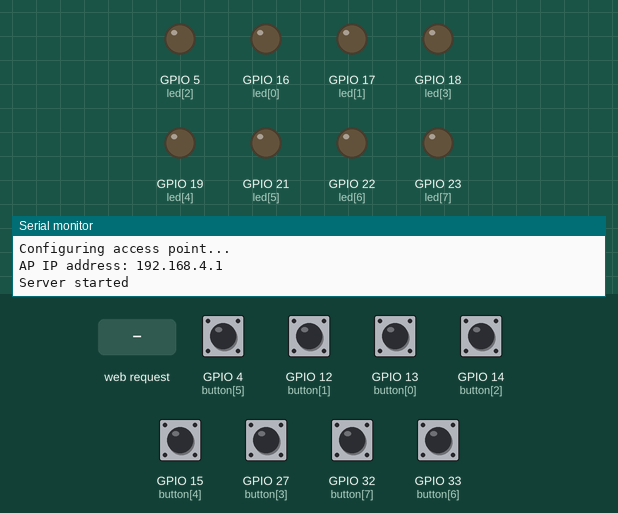
A sketch run on a simulated ESP32. Shown: output pins drawn as LEDs (lit = HIGH), the last lines printed to the serial monitor. Inputs (shaded band) come from the test bench; at power-on: GPIO 4 (button[5]), GPIO 12 (button[1]), GPIO 13 (button[0]), GPIO 14 (button[2]), GPIO 15 (button[4]), GPIO 27 (button[3]), GPIO 32 (button[7]), GPIO 33 (button[6]) HIGH.

Above: at 1.2 s.
1.3 s: HTTP request GET /H1 received
At 1.7 s:
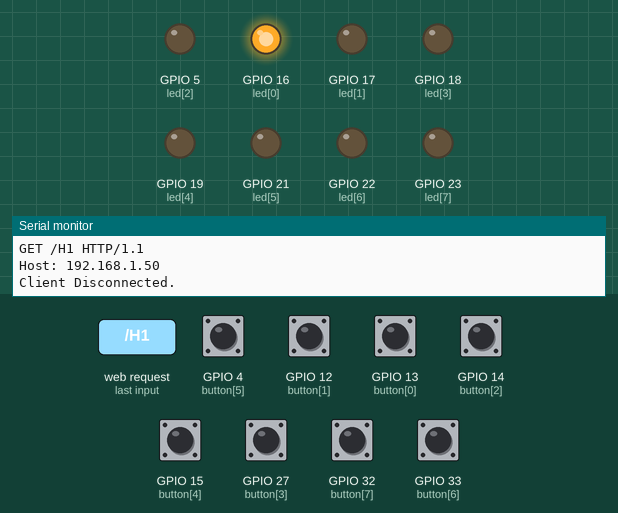
2.8 s: GPIO 4 (button[5]) pulled LOW for 0.15 s
At 4.2 s:
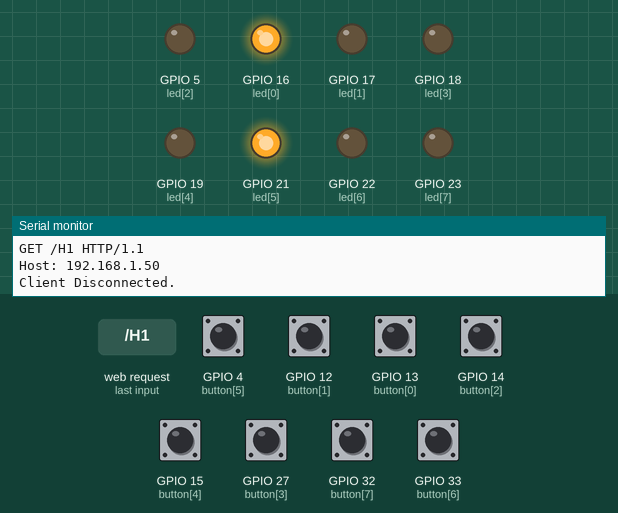
4.5 s: GPIO 12 (button[1]) pulled LOW for 0.15 s
At 5.5 s:
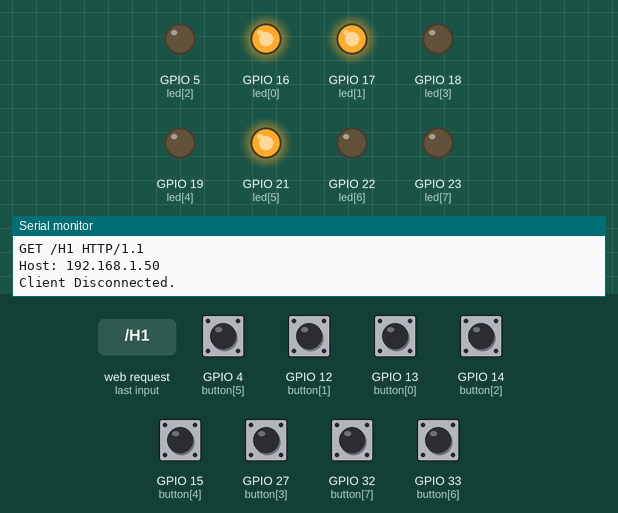
6.2 s: GPIO 13 (button[0]) pulled LOW for 0.15 s
At 6.8 s:
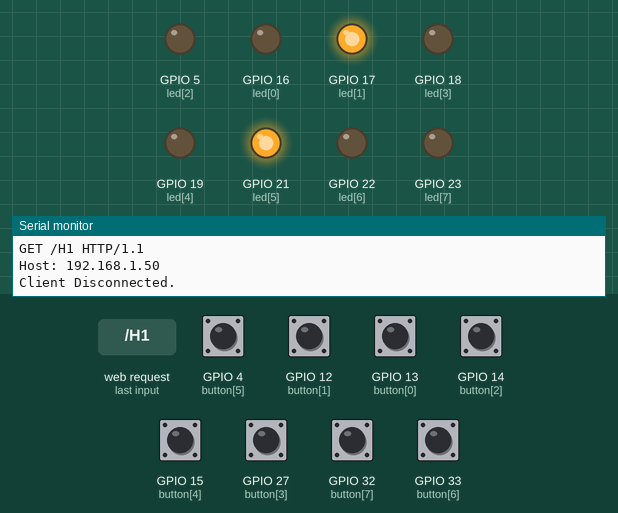
7.9 s: GPIO 14 (button[2]) pulled LOW for 0.15 s
At 9.3 s:
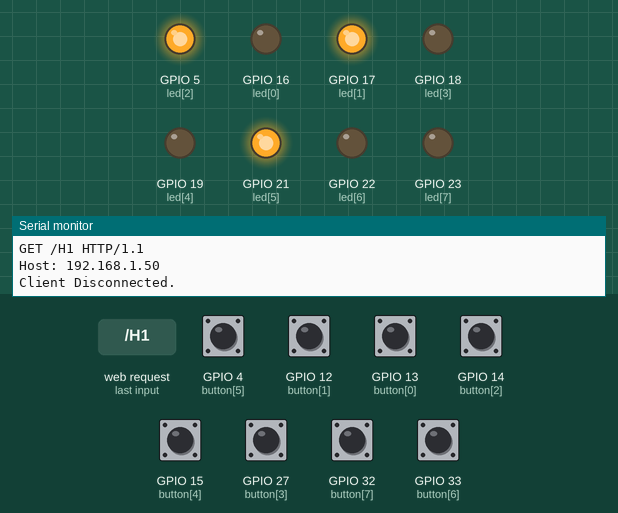
9.6 s: GPIO 15 (button[4]) pulled LOW for 0.15 s
At 10.6 s:
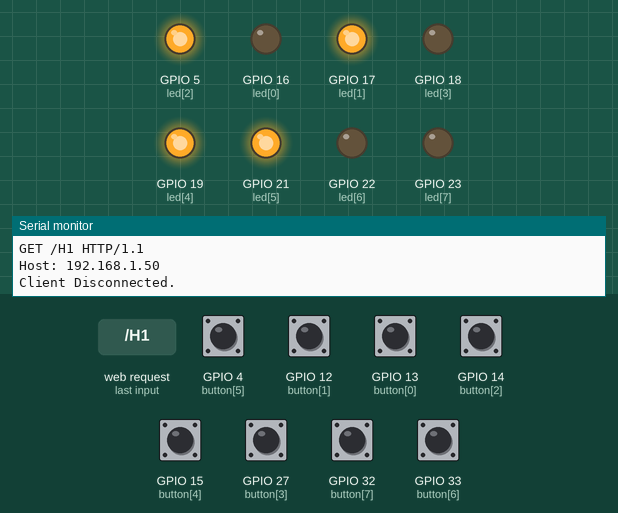
Timing chart, 0 to 12.3 s (numbered marks = the images above; inputs shaded):
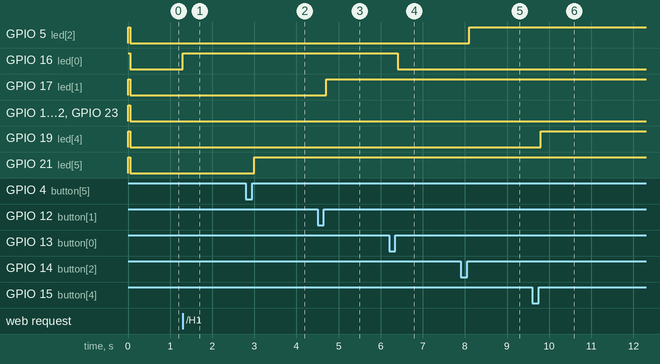

The sketch:

t1.ino
```cpp
#include <Arduino.h>
#include <WiFi.h>
#include <NetworkClient.h>
#include <WiFiAP.h>

#ifndef led
int led[8] = { 16, 17, 5, 18, 19, 21, 22, 23 };
#endif
int button[8] = { 13, 12, 14, 27, 15, 4, 33, 32 };

int ledState[8] = { 1, 1, 1, 1, 1, 1, 1, 1 };
int buttonState[8];
int lastButtonState[8] = { 0, 0, 0, 0, 0, 0, 0, 0 };

unsigned long lastDebounceTime[8] = { 0, 0, 0, 0, 0, 0, 0, 0 };
unsigned long debounceDelay = 50;
const char *ssid = "huju";
const char *password = "00000000";

int reading[8];

NetworkServer server(80);

void setup() {
  for (int i = 0; i <= 7; i++) {
    pinMode(button[i], INPUT_PULLUP);
    pinMode(led[i], OUTPUT);
    digitalWrite(led[i], ledState[i]);
  }

  Serial.begin(115200);
  Serial.println();
  Serial.println("Configuring access point...");

  if (!WiFi.softAP(ssid, password)) {
    log_e("Soft AP creation failed.");
    while (1);
  }
  IPAddress myIP = WiFi.softAPIP();
  Serial.print("AP IP address: ");
  Serial.println(myIP);
  server.begin();

  Serial.println("Server started");
}

void loop() {
  NetworkClient client = server.accept();  // listen for incoming clients

  if (client) {                     // if you get a client,
    Serial.println("New Client.");  // print a message out the serial port
    String currentLine = "";        // make a String to hold incoming data from the client
    while (client.connected()) {    // loop while the client's connected
      if (client.available()) {     // if there's bytes to read from the client,
        char c = client.read();     // read a byte, then
        Serial.write(c);            // print it out the serial monitor
        if (c == '\n') {            // if the byte is a newline character

          if (currentLine.length() == 0) {
            client.println("HTTP/1.1 200 OK");
            client.println("Content-type:text/html");
            client.println();

            client.print("Click <a href=\"/H1\">here</a> to toggle LED1.<br>");
            client.print("<br>");

            client.print("Click <a href=\"/H2\">here</a> to toggle LED2.<br>");
            client.print("<br>");

            client.print("Click <a href=\"/H3\">here</a> to toggle LED3.<br>");
            client.print("<br>");

            client.print("Click <a href=\"/H4\">here</a> to toggle LED4.<br>");
            client.print("<br>");

            client.print("Click <a href=\"/H5\">here</a> to toggle LED5.<br>");
            client.print("<br>");

            client.print("Click <a href=\"/H6\">here</a> to toggle LED6.<br>");
            client.print("<br>");

            client.print("Click <a href=\"/H7\">here</a> to toggle LED7.<br>");
            client.print("<br>");

            client.print("Click <a href=\"/H8\">here</a> to toggle LED8.<br>");

            client.println();

            break;
          } else {
            currentLine = "";
          }
        } else if (c != '\r') {
          currentLine += c;
        }

        if (currentLine.endsWith("GET /H1")) {
          ledState[0] = !ledState[0];
        }

        if (currentLine.endsWith("GET /H2")) {
          ledState[1] = !ledState[1];
        }


        if (currentLine.endsWith("GET /H3")) {
          ledState[2] = !ledState[2];
        }


        if (currentLine.endsWith("GET /H4")) {
          ledState[3] = !ledState[3];
        }


        if (currentLine.endsWith("GET /H5")) {
          ledState[4] = !ledState[4];
        }


        if (currentLine.endsWith("GET /H6")) {
          ledState[5] = !ledState[5];
        }


        if (currentLine.endsWith("GET /H7")) {
          ledState[6] = !ledState[6];
        }


        if (currentLine.endsWith("GET /H8")) {
          ledState[7] = !ledState[7];
        }
      }
    }

    // close the connection:
    client.stop();
    Serial.println("Client Disconnected.");
  }
  for (int i = 0; i <= 7; i++) {
    reading[i] = digitalRead(button[i]);

    if (reading[i] != lastButtonState[i]) {

      lastDebounceTime[i] = millis();
    }

    if ((millis() - lastDebounceTime[i]) > debounceDelay) {

      if (reading[i] != buttonState[i]) {
        buttonState[i] = reading[i];

        if (buttonState[i] == HIGH) {
          ledState[i] = !ledState[i];
        }
      }
    }

    digitalWrite(led[i], ledState[i]);

    lastButtonState[i] = reading[i];
  }
}
```

Measured:
- after the input at 1.3 s, GPIO 16 (led[0]): LOW → HIGH at once
- after the input at 2.8 s, GPIO 21 (led[5]): LOW → HIGH after 0.20 s
- after the input at 4.5 s, GPIO 17 (led[1]): LOW → HIGH after 0.20 s
- after the input at 6.2 s, GPIO 16 (led[0]): HIGH → LOW after 0.20 s
- after the input at 7.9 s, GPIO 5 (led[2]): LOW → HIGH after 0.20 s
- after the input at 9.6 s, GPIO 19 (led[4]): LOW → HIGH after 0.20 s
